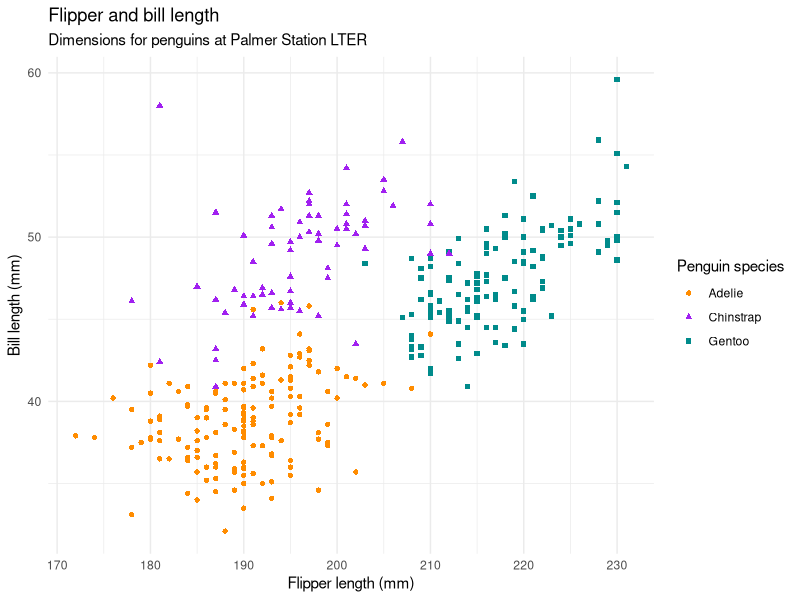
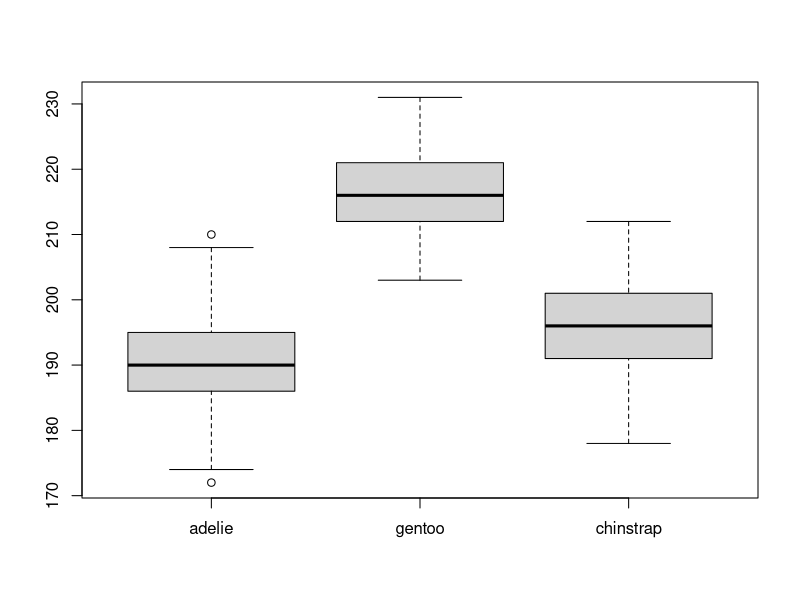

Write R code to recreate these figures, in order.
## ---- chunk 1
#| label: load-packages
#| include: false

library(tidyverse)
library(palmerpenguins)
## ---- chunk 2
#| label: plot-penguins
#| fig-cap: Figure 1. Chart of penguin flipper and bill length.
#| warning: false
#| echo: false

ggplot(penguins, 
       aes(x = flipper_length_mm, y = bill_length_mm)) +
  geom_point(aes(color = species, shape = species)) +
  scale_color_manual(values = c("darkorange","purple","cyan4")) +
  labs(
    title = "Flipper and bill length",
    subtitle = "Dimensions for penguins at Palmer Station LTER",
    x = "Flipper length (mm)", y = "Bill length (mm)",
    color = "Penguin species", shape = "Penguin species"
  ) +
  theme_minimal()
## ---- chunk 3
#| label: ttest
#| warning: false
#| echo: false
adelie <- subset(penguins,species=="Adelie")
gentoo <- subset(penguins,species=="Gentoo")
chinstrap <- subset(penguins,species=="Chinstrap")
flipper_len <- list("adelie"=adelie$flipper_length_mm,
                    "gentoo"=gentoo$flipper_length_mm,
                    "chinstrap"=chinstrap$flipper_length_mm)
boxplot(flipper_len)
## ---- chunk 4
t.test(adelie$flipper_length_mm,gentoo$flipper_length_mm)
## ---- chunk 5
#| label: sessioninfo
#| warning: false
#| echo: false
sessionInfo()
